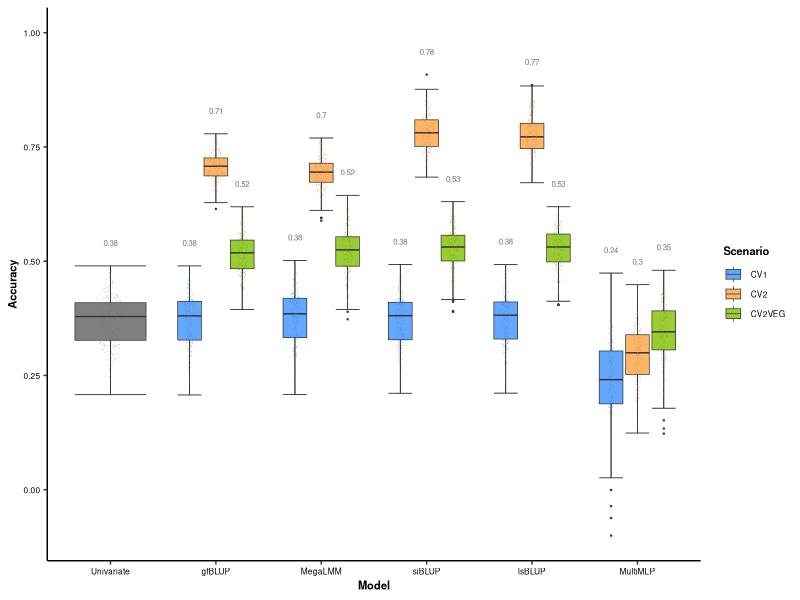
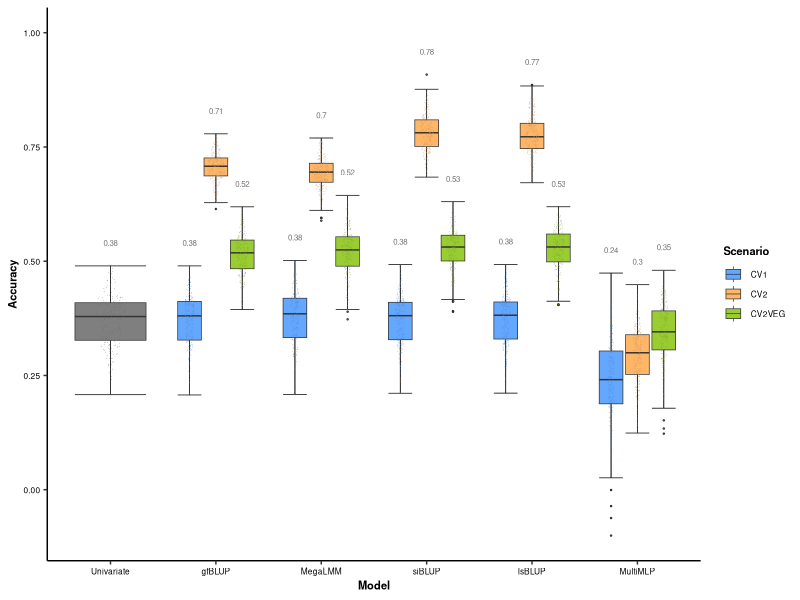

These charts were generated, in order, by the following R code:
# Plotting the hyperspectral results:
library(ggplot2)
library(ggforce)
wd <- getwd()
setwd(wd)

# Settings:
models <- c("Univariate", "gfBLUP", "MegaLMM", "lsBLUP", "siBLUP", "MultiMLP")
scenarios <- c("CV1", "CV2", "CV2VEG")

# Loading results:
results <- expand.grid(Model = models[2:length(models)],
                       Scenario = scenarios,
                       Run = 1:250,
                       Accuracy = 0)

results <- rbind(results,
                 expand.grid(Model = models[1],
                             Scenario = "N/A",
                             Run = 1:250,
                             Accuracy = 0))

results[results$Model == "Univariate" & results$Scenario == "N/A", 4] <- read.csv("hyper/results/2_hyper_results_univariate.csv")$acc

results[results$Model == "gfBLUP" & results$Scenario == "CV1", 4] <- read.csv("hyper/results/3a_hyper_results_gfblup_CV1_RF.csv")$acc
results[results$Model == "gfBLUP" & results$Scenario == "CV2", 4] <- read.csv("hyper/results/3b_hyper_results_gfblup_CV2_RF.csv")$acc
results[results$Model == "gfBLUP" & results$Scenario == "CV2VEG", 4] <- read.csv("hyper/results/3b_hyper_results_gfblup_CV2VEG.csv")$acc

results[results$Model == "MegaLMM" & results$Scenario == "CV1", 4] <- read.csv("hyper/results/12a_hyper_results_megalmm_CV1_RF.csv")$acc
results[results$Model == "MegaLMM" & results$Scenario == "CV2", 4] <- read.csv("hyper/results/12b_hyper_results_megalmm_CV2_RF.csv")$acc
results[results$Model == "MegaLMM" & results$Scenario == "CV2VEG", 4] <- read.csv("hyper/results/12b_hyper_results_megalmm_CV2VEG_RF.csv")$acc

results[results$Model == "lsBLUP" & results$Scenario == "CV1", 4] <- read.csv("hyper/results/11a_hyper_results_lsblup_CV1.csv")$acc
results[results$Model == "lsBLUP" & results$Scenario == "CV2", 4] <- read.csv("hyper/results/11b_hyper_results_lsblup_CV2.csv")$acc
results[results$Model == "lsBLUP" & results$Scenario == "CV2VEG", 4] <- read.csv("hyper/results/11b_hyper_results_lsblup_CV2VEG.csv")$acc

results[results$Model == "siBLUP" & results$Scenario == "CV1", 4] <- read.csv("hyper/results/5a_hyper_results_siblup_CV1.csv")$acc
results[results$Model == "siBLUP" & results$Scenario == "CV2", 4] <- read.csv("hyper/results/5b_hyper_results_siblup_CV2.csv")$acc
results[results$Model == "siBLUP" & results$Scenario == "CV2VEG", 4] <- read.csv("hyper/results/5b_hyper_results_siblup_CV2VEG.csv")$acc

results[results$Model == "MultiMLP" & results$Scenario == "CV1", 4] <- read.csv("hyper/results/8a_hyper_results_multiMLP_CV1.csv")$acc
results[results$Model == "MultiMLP" & results$Scenario == "CV2", 4] <- read.csv("hyper/results/8b_hyper_results_multiMLP_CV2.csv")$acc
results[results$Model == "MultiMLP" & results$Scenario == "CV2VEG", 4] <- read.csv("hyper/results/8b_hyper_results_multiMLP_CV2VEG.csv")$acc

results$Model <- factor(results$Model, levels = c("Univariate", "gfBLUP", "MegaLMM", "siBLUP", "lsBLUP", "MultiMLP"))
results$Scenario <- factor(results$Scenario, levels = c("CV1", "CV2", "CV2VEG", "N/A"))

medians <- aggregate(Accuracy ~ Scenario + Model, data = results, FUN = median)
medians$max <- aggregate(Accuracy ~ Scenario + Model, data = results, FUN = max)$Accuracy

medians$Model <- factor(medians$Model, levels = c("Univariate", "gfBLUP", "MegaLMM", "siBLUP", "lsBLUP", "MultiMLP"))
medians$Scenario <- factor(medians$Scenario, levels = c("CV1", "CV2", "CV2VEG", "N/A"))

# Plotting:
ggplot(data = results, mapping = aes(x = Model, y = Accuracy, fill = Scenario)) +
  stat_boxplot(geom = "errorbar", linewidth = 0.25) +
  geom_boxplot(outlier.size = 0.2, linewidth = 0.25) +
  geom_text(data = medians, aes(label = round(Accuracy, 2), y = max + 0.05),
            position = position_dodge(width = 0.75), size = 2, color = "gray45") +
  theme_classic(base_size = 11) +
  scale_fill_manual(breaks = c("CV1", "CV2", "CV2VEG"),
                    values = c("CV1" = "#63a7ff", "CV2" = "#ffb667",
                               "NA" = "gray", "CV2VEG" = "yellowgreen")) +
  ylim(min(min(results$Accuracy), 0), 1.0) +
  theme(axis.text = element_text(color = "black", size = 6),
        axis.title = element_text(face = "bold"),
        legend.title = element_text(face = "bold"),
        plot.title = element_text(face = "bold", hjust = 0.5),
        plot.subtitle = element_text(hjust = 0.5)) +
  theme(legend.text = element_text(size = 6),
        legend.title = element_text(size = 8),
        axis.title = element_text(size = 8),
        legend.position = "right",
        legend.key.height = unit(0.5, "cm"),
        legend.spacing.y = unit(0.1, "cm"),
        legend.key.width = unit(0.5, "cm")) +
  geom_sina(data = results, mapping = aes(x = Model, y = Accuracy, fill = Scenario),
            size = 0.3, position = position_dodge(width = 0.75), shape = 21, stroke = 0.05, maxwidth = 0.5, alpha = 0.25)

ggsave(filename = "plots/hyper.png", dpi = 640, width = 15, height = 6, units = "cm")





